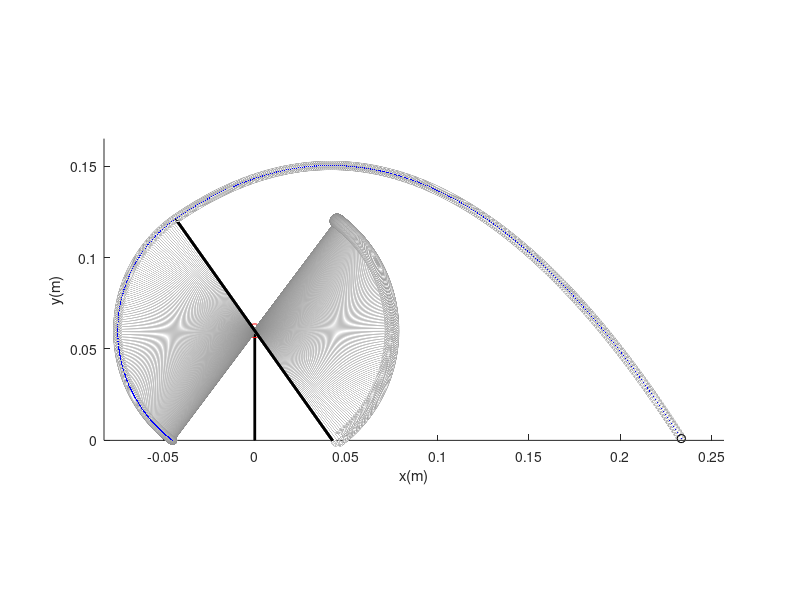
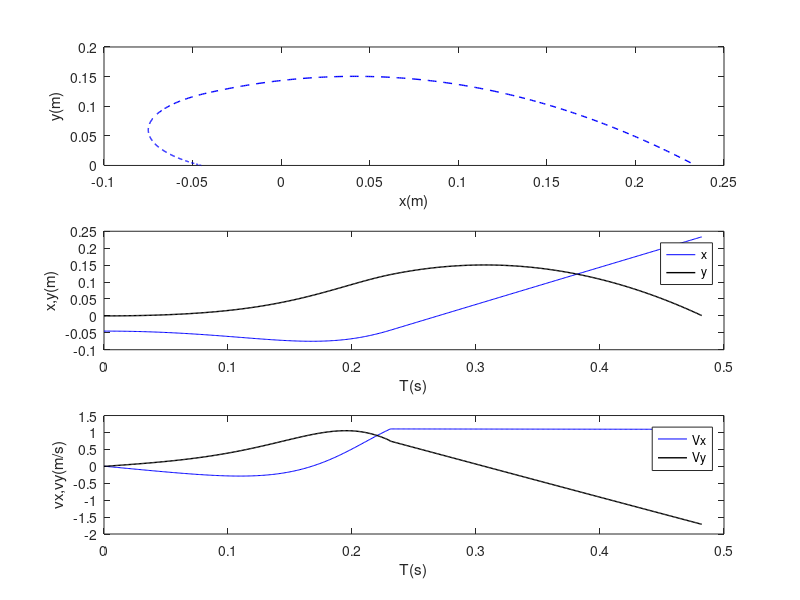

Recreate these plots in MATLAB, in order.
clear all;
clc;
%%Parámetros Unidades en Kg, metros, segundos 

M2 = 0.02;   

M1 = 0.0025; 

d2 = 0.075;   

d1 = 0.075; 

R1 = 0.003; 

R2 = 0.0075; 

H = 0.055 + 0.005; % Altura del 5.5 cm, altura de la base 0.5 cm  

dt = 0.001; 

m1 = 0.0015; 

m2 = 0.0015; 

g = 9.8; 

b = 0.0001; 

angSal = 35;   %Ángulo en grados 

thetafinal = -(90-angSal)*pi/180;  %ángulo final en contrapeso 
%% Catapulta grande
% M2 = 12.0;  
% M1 = 0.05;
% d2 = 0.4;  
% d1 = 1.0;
% R1 = 0.025;
% R2 = 0.10;
% H = 0.80; % Altura del 5.5 cm, altura de la base 0.5 cm 
% dt = 0.01;
% m1 = 0.200;
% m2 = 0.050;
% g = 9.8;
% b = 0.0001;
% angSal = 34;   %Ángulo en grados
% thetafinal = -(90-angSal)*pi/180;  %ángulo final en contrapeso
%% Movimiento circular
thetaMax = asin(H/d1);
omega0 = 0.0;
theta0 = thetaMax; %Inicia rotación con ángulo máximo, debe ser menor a 90°
vto = 0;
I = m1*d1^2/3 + m2*d2^2/3 + 0.4*M1*R1^2 + M1*d1^2 + 0.4*M2*R2^2 + M2*d2^2;
C = (-M2*d2 + M1*d1 -m2*d2/2 + m1*d1/2)*g/I;
%% Método de Euler para el Cálculo de la rapidez angular y ángulo como función del tiempo
t = 0;
T(1) = 0; Vx(1) = 0; Vy(1)=0; X(1) = -d1*cos(theta0); Y(1) = H-d1*sin(theta0);
omegaV(1) = omega0;
thetaV(1) = theta0;
for k=2:100000     
    omega1 = omega0 + C*cos(theta0)*dt;
    theta1 = theta0 + omega0*dt;
    omega0 = omega1; theta0 = theta1;
      if theta1 < thetafinal
      break;
      end
    omegaV(k) = omega1;
    thetaV(k) = theta1;
    vx = -d1*abs(omega1)*cos(pi/2-theta1);
    vy = d1*abs(omega1)*sin(pi/2-theta1);
    yo = H - d1*sin(theta1);
    xo = -d1*cos(theta1);
    T(k) = k*dt;
    Vx(k) = vx;
    Vy(k) = vy;
    X(k) = xo;
    Y(k) = yo;
end
% figure(7);
% plot(T,abs(omegaV),'k','LineWidth',2);
% xlabel('t(seg)');
% ylabel('|w(rad/seg)|');
%% Tiro parabólico
theta1 = abs(theta1);
vo = d1*abs(omega1);
AngSal = pi/2 - abs(theta1); %Ángulo de salida
vox = vo*cos(AngSal);
voy = vo*sin(AngSal);
tv = (voy + sqrt(voy^2+2*g*yo))/g; %Estimado sin fricción
Dymax = voy^2/(2*g);               %Estimado sin fricción
ymax = yo + Dymax;                 %Estimado sin fricción
R = xo + vox*tv;                   %Estimado sin fricción
%fprintf("Sin fricción: tv = %f, angSal(Deg) = %f, R(cm) = %f %f\n",tv,angSal,R*100, AngSal*180/pi)

%% Grafica trayectoria tira parabólico sin fricción con el aire

tv = 0:dt:tv;
k = length(T);
To = T(end);
for i = 1:length(tv)   
   v1x = vox - b*vox*dt/M1; 
   v1y = voy + (-g-b*voy/M1)*dt;
   x1 = xo + vox*dt;
   y1 = yo + voy*dt;
   vox = v1x; voy = v1y; 
   xo = x1; yo = y1;    
   if y1 < 0.0
       break;
   end
       k = k + 1;
    T(k) = To + i*dt; 
    Vx(k)=vox; Vy(k) = voy; 
     X(k)=xo;   Y(k) = yo;
end
fprintf("Tiempo de vuelo = %f\nÁngulo de Salida(Deg) = %f\nAlcance R(cm) = %f\n",ymax,angSal*180/pi,X(end)*100);
%% Render
 figure(1);
 hold on;
 axis equal;
 xlim([-d1*1.1,1.1*max(X)]);
 ylim([0,1.1*ymax]);
 xlabel('x(m)');
 ylabel('y(m)');
 plot([0,0],[0,H],'- k','LineWidth',2);
 plot(0,H,'o r','MarkerSize',10);
for i=1:k
if(Y(i) < 0) break; end
 plot(X(i),Y(i),'o k','MarkerSize',6); %hold on;
 if(i <= length(thetaV)) 
 plot(d2*cos(thetaV(i)),H+d2*sin(thetaV(i)),'o k','MarkerSize',10);
 plot([-d1*cos(thetaV(i)),d2*cos(thetaV(i))],[H-d1*sin(thetaV(i)),H+d2*sin(thetaV(i))],'- k','LineWidth',2);
 end
pause(0.00000001);
plot(X(i),Y(i),'o w','MarkerSize',6); hold on;
plot(X(1:i),Y(1:i),'. b','MarkerSize',2); 
if(i < length(thetaV)) 
 plot(d2*cos(thetaV(i)),H+d2*sin(thetaV(i)),'o w','MarkerSize',10);
 plot([-d1*cos(thetaV(i)),d2*cos(thetaV(i))],[H-d1*sin(thetaV(i)),H+d2*sin(thetaV(i))],'- w','LineWidth',2);
end
if(i == length(thetaV))
 plot(d2*cos(thetaV(i)),H+d2*sin(thetaV(i)),'o k','MarkerSize',10);
 plot([-d1*cos(thetaV(i)),d2*cos(thetaV(i))],[H-d1*sin(thetaV(i)),H+d2*sin(thetaV(i))],'- k','LineWidth',2);
end
end 
 plot(X(i),Y(i),'o k','MarkerSize',6); 
 
%% Figuras finales
figure(2);
subplot(3,1,3); 
plot(T, Vx, '- b', T, Vy, '- k', 'LineWidth', 1);
xlabel('T(s)');
ylabel('vx,vy(m/s)');
legend('Vx', 'Vy');  % Leyendas en el mismo orden que las líneas
drawnow;  % Fuerza el dibujo

subplot(3,1,2); 
plot(T, X, '- b', T, Y, '- k', 'LineWidth', 1);
xlabel('T(s)');
ylabel('x,y(m)');
legend('x', 'y');  % Leyendas en el mismo orden que las líneas
drawnow;  % Fuerza el dibujo

subplot(3,1,1); 
plot(X, Y, '-- b', 'LineWidth', 1);
xlabel('x(m)');
ylabel('y(m)');
drawnow;  % Fuerza el dibujo
waitfor(gcf);
